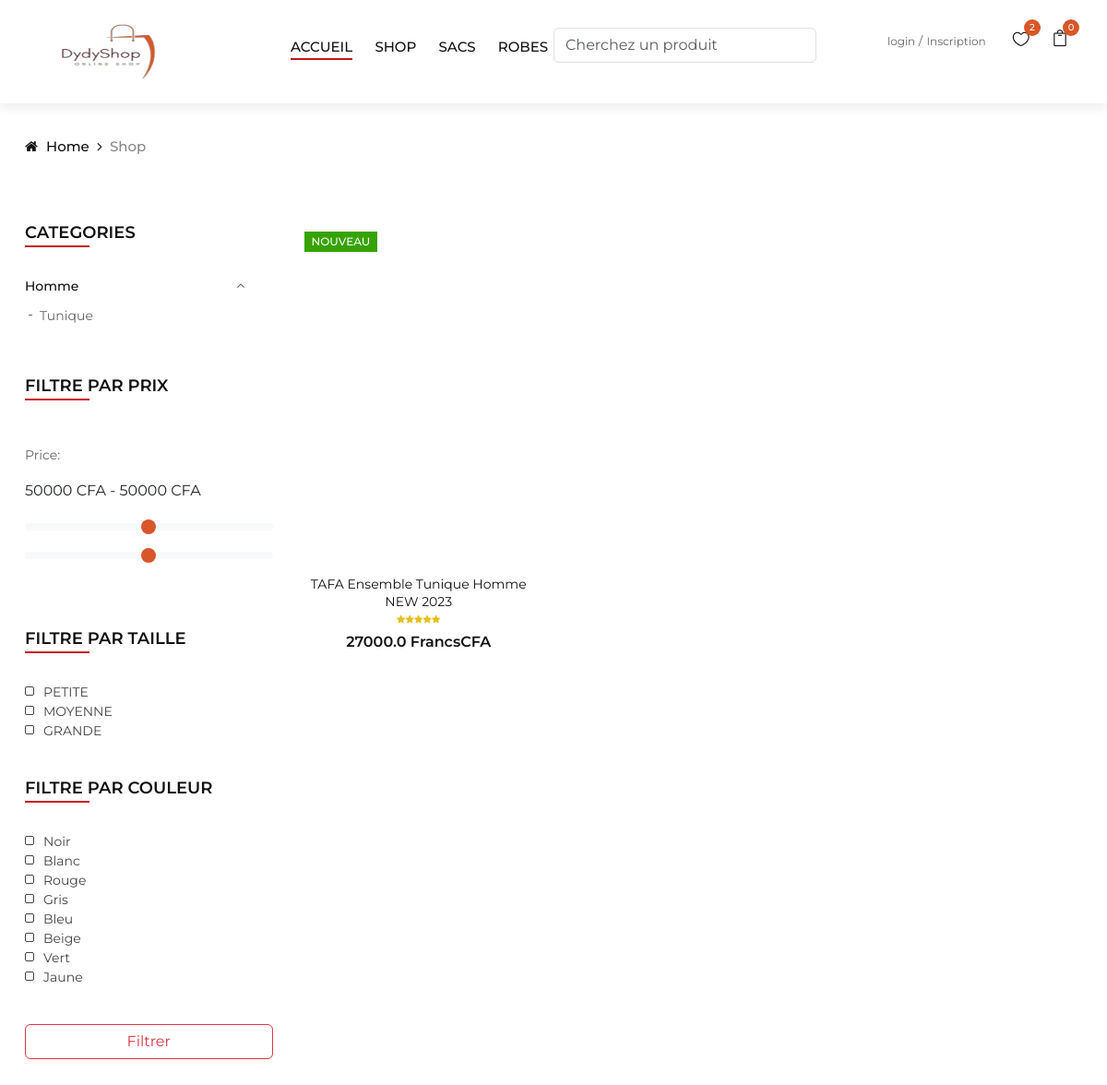
The page /Shop on the database its author committed.
### application/models/model.py (models this page shows)
class Category(db.Model):
    __tablename__ = "categories"
    id = db.Column(db.Integer, primary_key=True)
    name = db.Column(db.String(200), nullable=False)
    subcategories = db.relationship("SubCategory", backref="category")

class SubCategory(db.Model):
    __tablename__ = "sub_categories"
    id = db.Column(db.Integer, primary_key=True)
    name = db.Column(db.String(200), nullable=False)
    category_id = db.Column(db.Integer, db.ForeignKey("categories.id"))

class Item(db.Model):
    __tablename__ = "items"
    id = db.Column(db.Integer, primary_key=True)
    title = db.Column(db.String(200), nullable=False)
    description = db.Column(db.Text)
    prix = db.Column(db.Float, nullable=True)
    img_url = db.Column(db.String(255), nullable=True)
    img_title = db.Column(db.String(100), nullable=True)
    date_pub = db.Column(db.DateTime, default=datetime.utcnow)
    published = db.Column(db.Boolean, default=True)
    deleted = db.Column(db.Boolean, default=False)
    nbre_vues = db.Column(db.Integer, default=0)
    favorites = db.relationship("Favorite", backref="item", lazy="dynamic")
    user_id = db.Column(db.Integer, db.ForeignKey("users.id"), nullable=False)
    quantity = db.Column(db.Integer, default=0)
    images = db.relationship("Image", backref="item")
    category_id = db.Column(db.Integer, db.ForeignKey("categories.id"))
    subcategory_id = db.Column(db.Integer, db.ForeignKey("sub_categories.id"))
    color1 = db.Column(db.String(100), nullable=True)
    color2 = db.Column(db.String(100), nullable=True)
    color3 = db.Column(db.String(100), nullable=True)
    size1 = db.Column(db.String(100), nullable=True)
    size2 = db.Column(db.String(100), nullable=True)
    size3 = db.Column(db.String(100), nullable=True)

### application/front.py (the view)
@app.route("/Shop")
def Shop():
    items = getAllAnnoncePublier()
    categories = Category.query.all()
    sous_categories_femmes = SubCategory.query.filter_by(category_id=1).all()
    sous_categories_hommes = SubCategory.query.filter_by(category_id=2).all()
    count = len(items)
    page = request.args.get(get_page_parameter(), type=int, default=1)
    NbreElementParPage = 2
    offset = (page - 1) * NbreElementParPage
    pagination = Pagination(page=page, per_page=NbreElementParPage, total=count)
    items = items[offset : offset + NbreElementParPage]
    return render_template(
        "/pages/shop.html",
        items=items,
        categories=categories,
        icons=icons,
        count=count,
        pagination=pagination,
        sous_categories_femmes=sous_categories_femmes,
        sous_categories_hommes=sous_categories_hommes,
    )

### application/models/model.py (called while the page is built)
def getAllAnnoncePublier():
    return (
        Item.query.filter(Item.published == True, Item.deleted == False)
        .order_by(desc(Item.date_pub))
        .all()
    )

### application/templates/pages/shop.html (shortened to what this page needs)
{% extends './layout/baseEldy.html' %}
{% block content %}
  <div class="breadcrumb-option">
    <div class="container">
      <div class="row">
        <div class="col-lg-12">
          <div class="breadcrumb__links">
            <a href="./index.html"><i class="fa fa-home"></i> Home</a>
            <span>Shop</span>
          </div>
        </div>
      </div>
    </div>
  </div>
  <section class="shop spad">
    <div class="container">
      <div class="row">
        <div class="col-lg-3 col-md-3">
          <div class="shop__sidebar">
            <div class="sidebar__categories">
              <div class="section-title">
                <h4>Categories</h4>
              </div>
              <div class="categories__accordion">
                <div class="accordion" id="accordionExample">
                  {% for category in categories %}
                    <div class="card">
                      <div class="card-heading active">
                        <a data-toggle="collapse" data-target="#collapse{{ category.id }}">{{ category.name }}</a>
                      </div>
                      <div id="collapse{{ category.id }}" class="collapse show" data-parent="#accordionExample">
                        <div class="card-body">
                          <ul class="list-unstyled">
                            {% for subcategory in category.subcategories %}
                              <li>
                                <a href="{{ url_for('display_Shop', category = category.id, subcategory = subcategory.id) }}" class="text-decoration-none">{{ subcategory.name }}</a>
                              </li>
                            {% endfor %}
                          </ul>
                        </div>
                      </div>
                    </div>
                  {% endfor %}
                </div>
              </div>
            </div>
            <form method="GET" action="{{ url_for('display_Shop') }}">
              <div class="sidebar__filter">
                <div class="section-title">
                  <h4>Filtre Par Prix</h4>
                </div>
                <div>
                  <p>
                    Price:
                    <div class="slider-values">
                      <span id="min-value"></span> CFA  -  <span id="max-value"></span> CFA
                    </div>
                  </p>
                  <input type="range" id="minamount" class="form-range" min="0" max="100000" step="500" name="min_price" />
                  <input type="range" id="maxamount" class="form-range" min="0" max="100000" step="500" name="max_price" />
                </div>
              </div>
              <div class="sidebar__sizes">
                <div class="section-title">
                  <h4>Filtre Par taille</h4>
                </div>
                <div class="size__list">
                  <label for="xxs">
                    Petite<input type="checkbox" id="xxs" name="size" />
                    <span class="checkmark"></span>
                  </label>
                  <label for="xs">
                    Moyenne<input type="checkbox" id="xs" name="size" />
                    <span class="checkmark"></span>
                  </label>
                  <label for="xss">
                    Grande<input type="checkbox" id="xss" name="size" />
                    <span class="checkmark"></span>
                  </label>
                </div>
              </div>
              <div class="sidebar__color">
                <div class="section-title">
                  <h4>Filtre par Couleur</h4>
                </div>
                <div class="size__list color__list">
                  <label for="black">
                    Noir<input type="checkbox" id="black" value="yellows" name="color" />
                    <span class="checkmark"></span>
                  </label>
                  <label for="whites">
                    Blanc<input type="checkbox" id="whites" value="yellows" name="color" />
                    <span class="checkmark"></span>
                  </label>
                  <label for="reds">
                    Rouge<input type="checkbox" id="reds" value="yellows" name="color" />
                    <span class="checkmark"></span>
                  </label>
                  <label for="greys">
                    Gris<input type="checkbox" id="greys" value="yellows" name="color" />
                    <span class="checkmark"></span>
                  </label>
                  <label for="blues">
                    Bleu<input type="checkbox" id="blues" value="yellows" name="color" />
                    <span class="checkmark"></span>
                  </label>
                  <label for="beige">
                    Beige<input type="checkbox" id="beige" value="yellows" name="color" />
                    <span class="checkmark"></span>
                  </label>
                  <label for="greens">
                    vert<input type="checkbox" id="greens" value="yellows" name="color" />
                    <span class="checkmark"></span>
                  </label>
                  <label for="yellows">
                    jaune<input type="checkbox" id="yellows" value="yellows" name="color" />
                    <span class="checkmark"></span>
                  </label>
                </div>
              </div>
              <button class="form-control btn btn-outline-danger" type="submit">Filtrer</button>
            </form>
          </div>
        </div>
        <div class="col-lg-9 col-md-9">
          <div class="row">
            {% for item in items %}
              <div class="col-lg-4 col-md-6">
                <div class="product__item">
                  <div class="product__item__pic set-bg"
                    data-setbg="{% if not item.img_url %}
                      {{ url_for('static', filename = config['NO_PHOTO']) }}
                    {% else %}
                      {{ item.img_url }}
                    {% endif %}">
                    <div class="label new">NOUVEAU</div>
                    <ul class="product__hover">
                    </ul>
                  </div>
                  <div class="product__item__text">
                    <h6><a href="#">{{ item.title }}</a></h6>
                    <div class="rating">
                      <i class="fa fa-star"></i>
                      <i class="fa fa-star"></i>
                      <i class="fa fa-star"></i>
                      <i class="fa fa-star"></i>
                      <i class="fa fa-star"></i>
                    </div>
                    <div class="product__price">{{ item.prix }} FrancsCFA</div>
                  </div>
                </div>
              </div>
            {% endfor %}
          </div>
        </div>
      </div>
    </div>
  </section>
{% endblock %}

### rows shown on the page
Category: name "Homme"
SubCategory: name "Tunique"
Item: title "TAFA Ensemble Tunique Homme NEW 2023", prix "27000.0"

### other values the page prints
{{ session['panier']|length }} "0"
